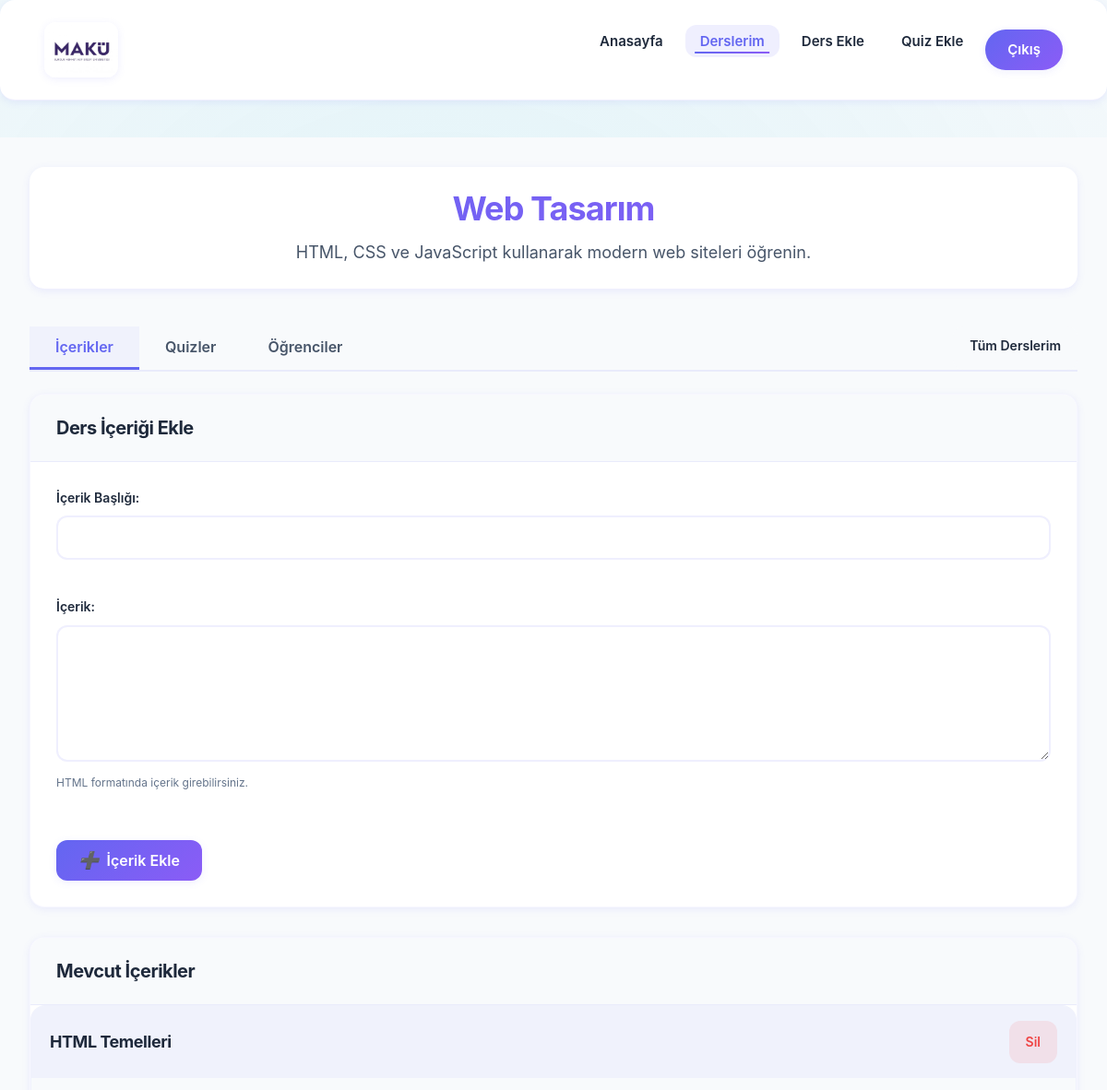
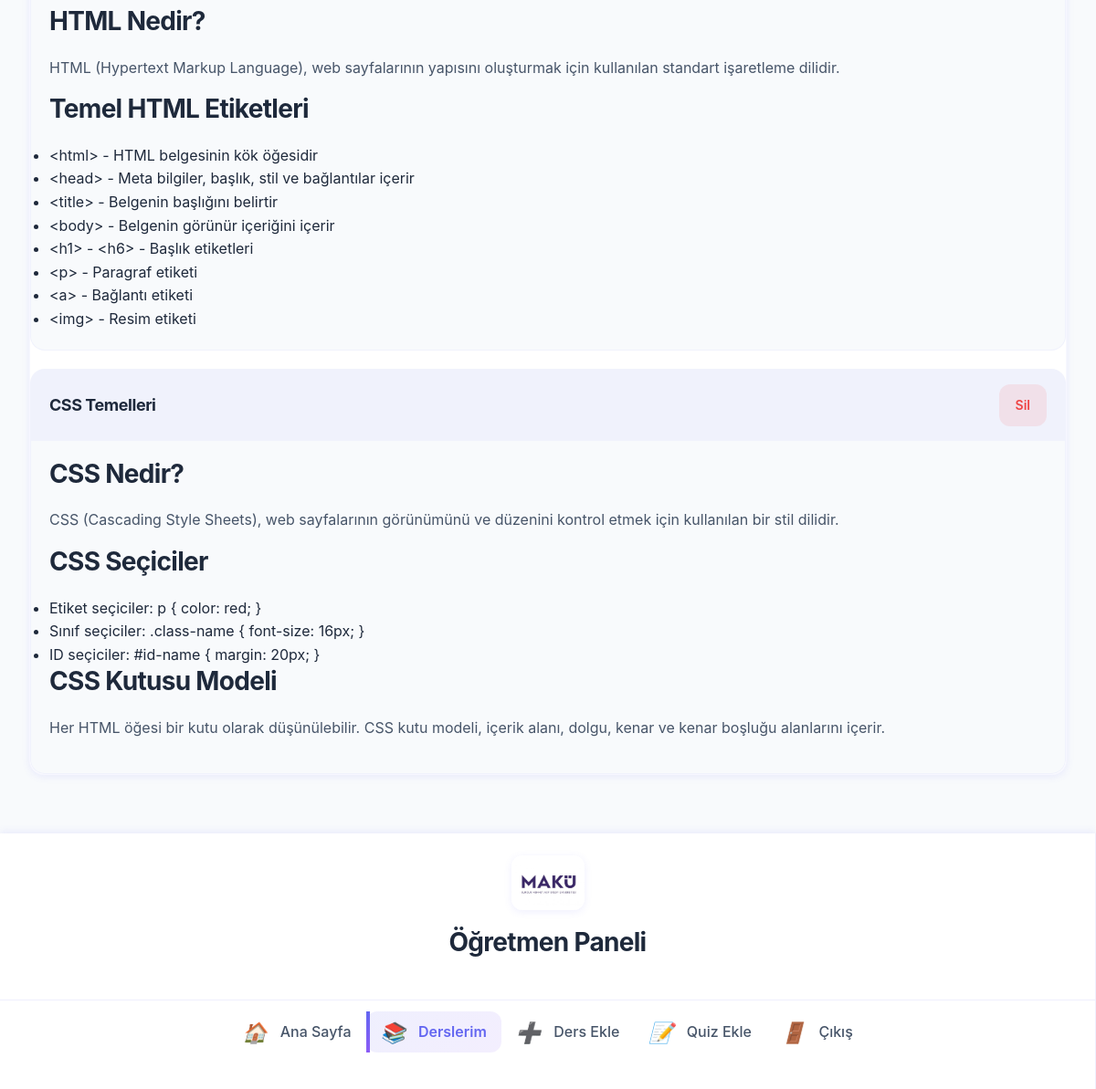
The app's page /teacher_manage_courses.php?course_id=1 (signed in) with its own data (2 pictures, top to bottom).
### tables this page shows
CREATE TABLE `courses` (
  `id` int(11) NOT NULL,
  `name` varchar(100) NOT NULL,
  `description` text DEFAULT NULL,
  `teacher_id` int(11) DEFAULT NULL,
  `created_at` timestamp NOT NULL DEFAULT current_timestamp(),
  `updated_at` timestamp NOT NULL DEFAULT current_timestamp() ON UPDATE current_timestamp()
);

CREATE TABLE `course_content` (
  `id` int(11) NOT NULL,
  `course_id` int(11) NOT NULL,
  `title` varchar(255) NOT NULL,
  `content` text DEFAULT NULL,
  `created_at` timestamp NOT NULL DEFAULT current_timestamp(),
  `updated_at` timestamp NOT NULL DEFAULT current_timestamp() ON UPDATE current_timestamp()
);

### config.php (called while the page is built, shortened)
<?php
function e($string) {
    return htmlspecialchars($string, ENT_QUOTES, 'UTF-8');
}
?>

### teacher_manage_courses.php (the view, shortened to what this page needs)
<?php
include "config.php";
$teacher_id = $_SESSION["user_id"];
$selected_course = null;
$selected_course_id = null;
if (isset($_GET['course_id']) && is_numeric($_GET['course_id'])) {
    $selected_course_id = intval($_GET['course_id']);
    $sql_check = "SELECT * FROM courses WHERE id = ? AND teacher_id = ?";
    $stmt_check = $conn->prepare($sql_check);
    $stmt_check->execute([$selected_course_id, $teacher_id]);
    $selected_course = $stmt_check->fetch(PDO::FETCH_ASSOC);
}
$sql_courses = "SELECT id, name, description FROM courses WHERE teacher_id = ? ORDER BY name";
$stmt_courses = $conn->prepare($sql_courses);
$stmt_courses->execute([$teacher_id]);
$result_courses = $stmt_courses;
if ($selected_course_id) {
    $sql_content = "SELECT id, title, content FROM course_content WHERE course_id = ? ORDER BY id";
    $stmt_content = $conn->prepare($sql_content);
    $stmt_content->execute([$selected_course_id]);
    $result_content = $stmt_content;
}
?>
<!DOCTYPE html>
<html lang="tr">
<head>
    <link rel="stylesheet" href="css/main.css">
</head>
<body class="dashboard-body">
    <header id="header" class="header dashboard-header">
        <div class="container">
            <img src="img/school-logo.jpg" alt="MAKÜ Logo" class="header-logo">
            <nav id="navmenu" class="navmenu">
                <ul>
                    <li><a href="teacher_dashboard.php">Anasayfa</a></li>
                    <li><a href="teacher_manage_courses.php" class="active">Derslerim</a></li>
                    <li><a href="teacher_add_course.php">Ders Ekle</a></li>
                    <li><a href="add_quiz.php">Quiz Ekle</a></li>
                    <li><a href="islem/logout.php" class="btn-action">Çıkış</a></li>
                </ul>
            </nav>
        </div>
    </header>
    <div class="dashboard-container">
        <div class="sidebar">
            <div class="sidebar-header">
                <img src="img/school-logo.jpg" alt="MAKÜ Logo" class="sidebar-logo">
                <h3>Öğretmen Paneli</h3>
            </div>
            <ul class="sidebar-menu">
                <li><a href="teacher_dashboard.php"><i class="icon">🏠</i> Ana Sayfa</a></li>
                <li><a href="teacher_manage_courses.php" class="active"><i class="icon">📚</i> Derslerim</a></li>
                <li><a href="teacher_add_course.php"><i class="icon">➕</i> Ders Ekle</a></li>
                <li><a href="add_quiz.php"><i class="icon">📝</i> Quiz Ekle</a></li>
                <li><a href="islem/logout.php"><i class="icon">🚪</i> Çıkış</a></li>
            </ul>
        </div>
        <main class="dashboard-content">
            <div class="dashboard-header">
                <h1><?php echo $selected_course ? e($selected_course['name']) : 'Derslerim'; ?></h1>
                <p><?php echo $selected_course ? e($selected_course['description']) : 'Derslerinizi yönetin, içerik ve quiz ekleyin.'; ?></p>
            </div>
            <div class="course-manager">
                <?php if (!$selected_course): ?>
                    <div class="content-card">
                        <div class="card-header">
                            <h2>Derslerim</h2>
                            <a href="teacher_add_course.php" class="btn-action">Yeni Ders Ekle</a>
                        </div>
                        <?php if ($result_courses && $result_courses->rowCount() > 0): ?>
                            <div class="course-grid">
                                <?php while ($course = $result_courses->fetch(PDO::FETCH_ASSOC)): ?>
                                    <div class="course-card">
                                        <h3><?php echo e($course['name']); ?></h3>
                                        <p><?php echo e($course['description'] ? $course['description'] : 'Açıklama yok'); ?></p>
                                        <div class="course-card-actions">
                                            <a href="teacher_manage_courses.php?course_id=<?php echo $course['id']; ?>" class="btn-view">Yönet</a>
                                            <a href="add_quiz.php?course_id=<?php echo $course['id']; ?>" class="btn-edit">Quiz Ekle</a>
                                            <a href="teacher_manage_courses.php?action=delete_course&id=<?php echo $course['id']; ?>" class="btn-delete" onclick="return confirm('Bu dersi silmek istediğinizden emin misiniz? Bu işlem geri alınamaz ve ilgili tüm quizler silinecektir.')">Sil</a>
                                        </div>
                                    </div>
                                <?php endwhile; ?>
                            </div>
                        <?php else: ?>
                            <div class="no-data">
                                <p>Henüz hiç ders oluşturmadınız.</p>
                                <a href="teacher_add_course.php" class="btn-action">İlk Dersinizi Ekleyin</a>
                            </div>
                        <?php endif; ?>
                    </div>
                <?php else: ?>
                    <div class="course-tabs">
                        <div class="tab-links">
                            <button class="tab-link active" data-tab="contents">İçerikler</button>
                            <button class="tab-link" data-tab="quizzes">Quizler</button>
                            <button class="tab-link" data-tab="students">Öğrenciler</button>
                            <a href="teacher_manage_courses.php" class="btn-back">Tüm Derslerim</a>
                        </div>
                        <div id="contents" class="tab-content active">
                            <div class="content-card">
                                <div class="card-header">
                                    <h2>Ders İçeriği Ekle</h2>
                                </div>
                                <div class="card-body">
                                    <form method="POST" action="" class="admin-form">
                                        <div class="form-group">
                                            <label for="title">İçerik Başlığı:</label>
                                            <input type="text" id="title" name="title" required>
                                        </div>
                                        <div class="form-group">
                                            <label for="content">İçerik:</label>
                                            <textarea id="content" name="content" rows="6"></textarea>
                                            <small>HTML formatında içerik girebilirsiniz.</small>
                                        </div>
                                        <div class="form-actions">
                                            <button type="submit" class="primary-button">
                                                <i class="button-icon">➕</i> İçerik Ekle
                                            </button>
                                        </div>
                                    </form>
                                </div>
                            </div>
                            <div class="content-card">
                                <div class="card-header">
                                    <h2>Mevcut İçerikler</h2>
                                </div>
                                <?php if ($result_content && $result_content->rowCount() > 0): ?>
                                    <div class="content-list">
                                        <?php while ($content = $result_content->fetch(PDO::FETCH_ASSOC)): ?>
                                            <div class="content-item">
                                                <div class="content-header">
                                                    <h3><?php echo e($content['title']); ?></h3>
                                                    <div class="content-actions">
                                                        <a href="teacher_manage_courses.php?action=delete_content&content_id=<?php echo $content['id']; ?>&course_id=<?php echo $selected_course_id; ?>" class="btn-delete" onclick="return confirm('Bu içeriği silmek istediğinizden emin misiniz?')">Sil</a>
                                                    </div>
                                                </div>
                                                <div class="content-body">
                                                    <?php echo $content['content']; ?>
                                                </div>
                                            </div>
                                        <?php endwhile; ?>
                                    </div>
                                <?php else: ?>
                                    <div class="no-data">
                                        <p>Bu ders için henüz içerik eklenmemiş.</p>
                                    </div>
                                <?php endif; ?>
                            </div>
                        </div>
                    </div>
                <?php endif; ?>
            </div>
        </main>
    </div>
</body>
</html>

### records on screen
courses: name "Web Tasarım", description "HTML, CSS ve JavaScript kullanarak modern web siteleri öğrenin."
course_content: title "HTML Temelleri", content "HTML Nedir? HTML (Hypertext Markup Language), web sayfalarının yapısını oluşturmak için kullanılan standart işaretleme dilidir. Temel HTML Etiketleri <html> - HTML belgesinin kök öğesidir <head> - Meta bilgiler, başlık, stil ve bağlantılar içerir <title> - Belgenin başlığını belirtir <body> - Belgenin görünür içeriğini içerir <h1> - <h6> - Başlık etiketleri <p> - Paragraf etiketi <a> - Bağlantı etiketi <img> - Resim etiketi"
course_content: title "CSS Temelleri", content "CSS Nedir? CSS (Cascading Style Sheets), web sayfalarının görünümünü ve düzenini kontrol etmek için kullanılan bir stil dilidir. CSS Seçiciler Etiket seçiciler: p { color: red; } Sınıf seçiciler: .class-name { font-size: 16px; } ID seçiciler: #id-name { margin: 20px; } CSS Kutusu Modeli Her HTML öğesi bir kutu olarak düşünülebilir. CSS kutu modeli, içerik alanı, dolgu, kenar ve kenar boşluğu alanlarını içerir."
